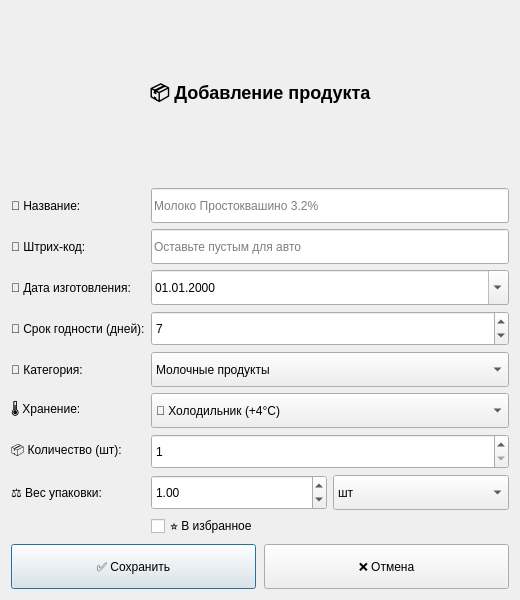
<?xml version="1.0" encoding="UTF-8"?>
<ui version="4.0">
 <class>AddProductDialog</class>
 <widget class="QDialog" name="AddProductDialog">
  <property name="geometry"><rect><x>0</x><y>0</y><width>520</width><height>600</height></rect></property>
  <property name="windowTitle"><string>📦 Добавление продукта</string></property>
  <layout class="QVBoxLayout" name="verticalLayout">
   <property name="spacing"><number>8</number></property>
   <item>
    <widget class="QLabel" name="labelTitle">
     <property name="text"><string>&lt;h2&gt;📦 Добавление продукта&lt;/h2&gt;</string></property>
     <property name="alignment"><set>Qt::AlignCenter</set></property>
    </widget>
   </item>
   <item>
    <layout class="QGridLayout" name="gridLayout">
     <property name="spacing"><number>6</number></property>
     <item row="0" column="0"><widget class="QLabel" name="labelName"><property name="text"><string>📝 Название:</string></property></widget></item>
     <item row="0" column="1"><widget class="QLineEdit" name="lineEditName"><property name="minimumSize"><size><width>0</width><height>35</height></size></property><property name="placeholderText"><string>Молоко Простоквашино 3.2%</string></property></widget></item>
     <item row="1" column="0"><widget class="QLabel" name="labelBarcode"><property name="text"><string>🔢 Штрих-код:</string></property></widget></item>
     <item row="1" column="1"><widget class="QLineEdit" name="lineEditBarcode"><property name="minimumSize"><size><width>0</width><height>35</height></size></property><property name="placeholderText"><string>Оставьте пустым для авто</string></property></widget></item>
     <item row="2" column="0"><widget class="QLabel" name="labelManufacture"><property name="text"><string>📅 Дата изготовления:</string></property></widget></item>
     <item row="2" column="1"><widget class="QDateEdit" name="dateManufacture"><property name="calendarPopup"><bool>true</bool></property><property name="displayFormat"><string>dd.MM.yyyy</string></property><property name="minimumSize"><size><width>0</width><height>35</height></size></property></widget></item>
     <item row="3" column="0"><widget class="QLabel" name="labelShelfLife"><property name="text"><string>📆 Срок годности (дней):</string></property></widget></item>
     <item row="3" column="1"><widget class="QSpinBox" name="spinShelfLife"><property name="minimum"><number>1</number></property><property name="maximum"><number>3650</number></property><property name="value"><number>7</number></property><property name="minimumSize"><size><width>0</width><height>35</height></size></property></widget></item>
     <item row="4" column="0"><widget class="QLabel" name="labelCat"><property name="text"><string>📂 Категория:</string></property></widget></item>
     <item row="4" column="1"><widget class="QComboBox" name="comboCategory"><property name="minimumSize"><size><width>0</width><height>35</height></size></property><item><property name="text"><string>Молочные продукты</string></property></item><item><property name="text"><string>Мясо и птица</string></property></item><item><property name="text"><string>Морепродукты</string></property></item><item><property name="text"><string>Овощи и фрукты</string></property></item><item><property name="text"><string>Напитки</string></property></item><item><property name="text"><string>Заморозка</string></property></item><item><property name="text"><string>Соусы и специи</string></property></item></widget></item>
     <item row="5" column="0"><widget class="QLabel" name="labelStorage"><property name="text"><string>🌡 Хранение:</string></property></widget></item>
     <item row="5" column="1"><widget class="QComboBox" name="comboStorage"><property name="minimumSize"><size><width>0</width><height>35</height></size></property><item><property name="text"><string>🧊 Холодильник (+4°C)</string></property><property name="data"><string>fridge</string></property></item><item><property name="text"><string>❄️ Морозилка (-18°C)</string></property><property name="data"><string>freezer</string></property></item></widget></item>
     <item row="6" column="0"><widget class="QLabel" name="labelQty"><property name="text"><string>📦 Количество (шт):</string></property></widget></item>
     <item row="6" column="1"><widget class="QSpinBox" name="spinQuantity"><property name="minimum"><number>1</number></property><property name="maximum"><number>999</number></property><property name="value"><number>1</number></property><property name="minimumSize"><size><width>0</width><height>35</height></size></property></widget></item>
     <item row="7" column="0"><widget class="QLabel" name="labelWeight"><property name="text"><string>⚖ Вес упаковки:</string></property></widget></item>
      <item row="7" column="1">
      <layout class="QHBoxLayout">
       <item>
        <widget class="QDoubleSpinBox" name="spinWeight">
         <property name="minimumSize">
          <size>
           <width>0</width>
           <height>35</height>
          </size>
         </property>
         <property name="maximum">
          <double>9999.000000000000000</double>
         </property>
         <property name="value">
          <double>1.000000000000000</double>
         </property>
        </widget>
       </item>
       <item>
        <widget class="QComboBox" name="comboUnit">
         <property name="minimumSize">
          <size>
           <width>80</width>
           <height>35</height>
          </size>
         </property>
         <item>
          <property name="text"><string>шт</string></property>
         </item>
         <item>
          <property name="text"><string>г</string></property>
         </item>
         <item>
          <property name="text"><string>кг</string></property>
         </item>
         <item>
          <property name="text"><string>мл</string></property>
         </item>
         <item>
          <property name="text"><string>л</string></property>
         </item>
        </widget>
     </item>
</layout>
</item>
     <item row="8" column="1"><widget class="QCheckBox" name="checkFavorite"><property name="text"><string>⭐ В избранное</string></property></widget></item>
    </layout>
   </item>
   <item>
    <layout class="QHBoxLayout">
     <item><widget class="QPushButton" name="btnSave"><property name="text"><string>✅ Сохранить</string></property><property name="minimumSize"><size><width>0</width><height>45</height></size></property></widget></item>
     <item><widget class="QPushButton" name="btnCancel"><property name="text"><string>❌ Отмена</string></property><property name="minimumSize"><size><width>0</width><height>45</height></size></property></widget></item>
    </layout>
   </item>
  </layout>
 </widget>
 <resources/>
 <connections/>
</ui>
